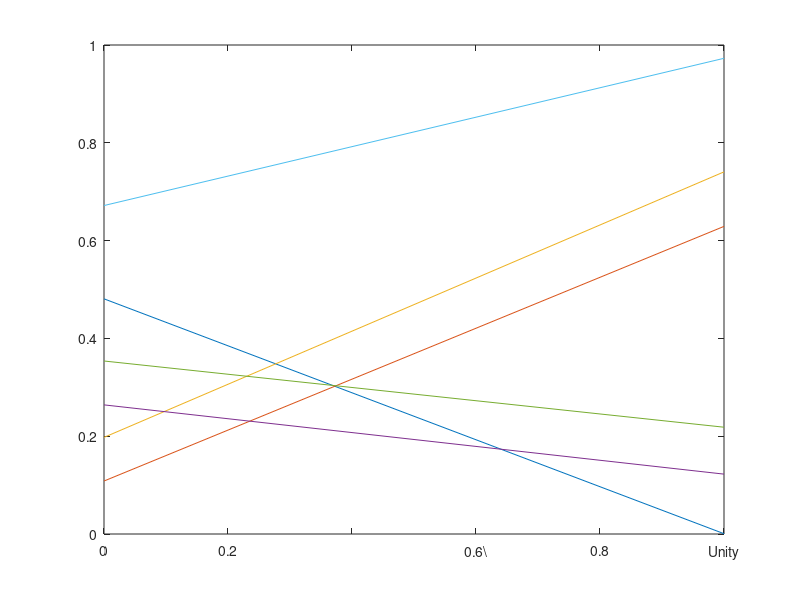

MATLAB code for this plot: (Note: this script raises an error after producing the figure.)
%% Preamble -- not to appear in userguide
hfig = figure;
set(hfig,'units','centimeters','NumberTitle','off','Name','test14');
pos = get(hfig,'position');
set(hfig,'position',[pos(1:2),6,4]);
%% Everything below appears in userguide
plot([0 1],rand(6,2));
set(gca,'ylim',[0 1],'xlim',[0 1],'xtick',0:0.2:1,'xticklabel','0|0.2||0.6\ |0.8|Unity');
matlabfrag('graphics/test14');